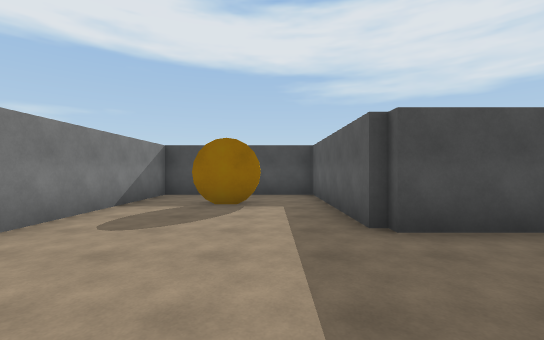
view 1 (above)

17 first-person views from a walk through a Unity game level. The camera is 1.5 m above the floor, looks level and sees 90° across. The floor is counted in squares, 2 m on a side. Each view is taken from the middle of a square. On the plan, view 1 faces up. The plan holds only what a view shows up to about 10 squares ahead; the rest is blank. The place goes on beyond the plan. The player character is not drawn. Some animated figures are not drawn.

view 2
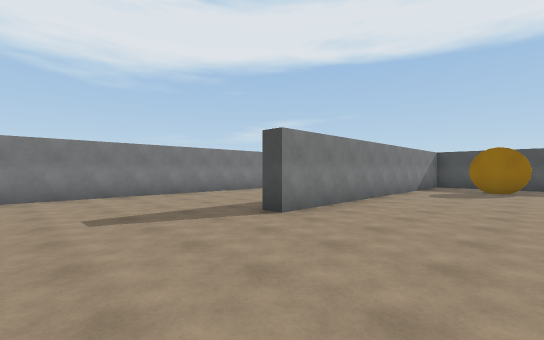

view 3
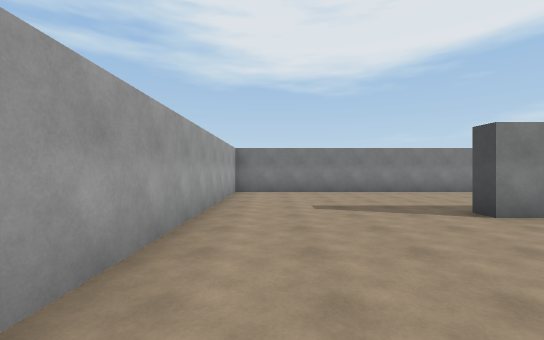

view 4
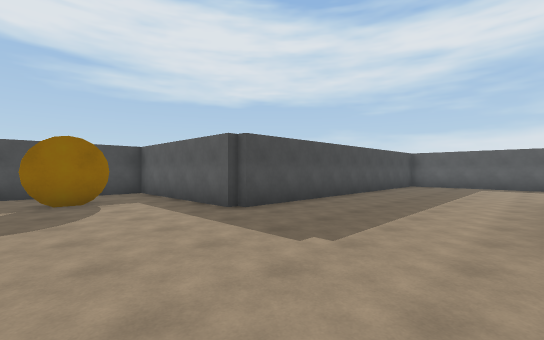

view 5
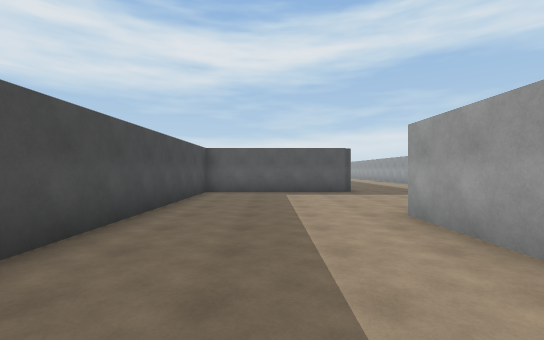

view 6
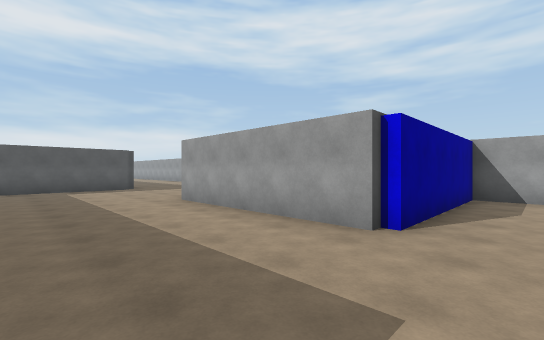

view 7
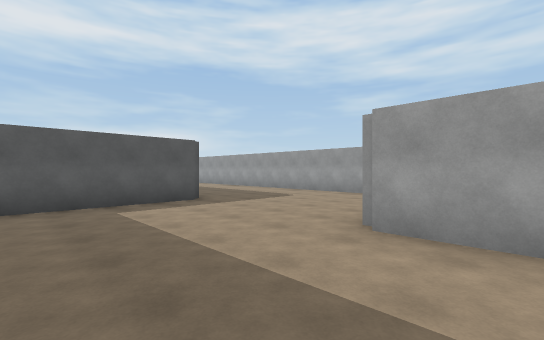

view 8
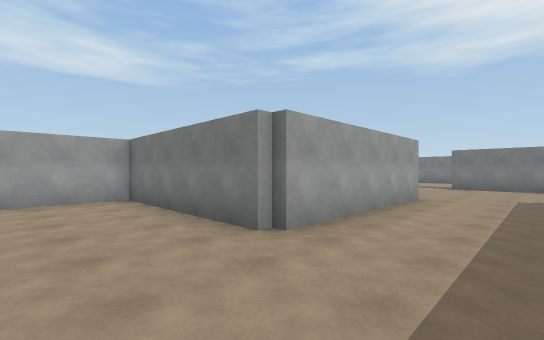

view 9
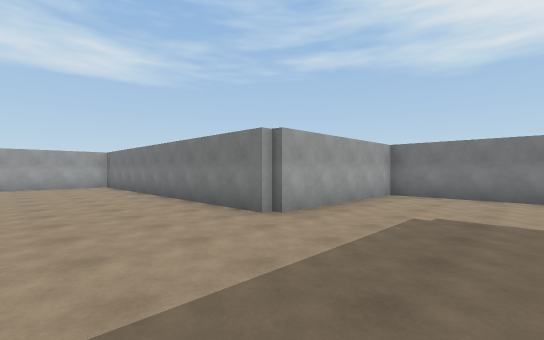

view 10
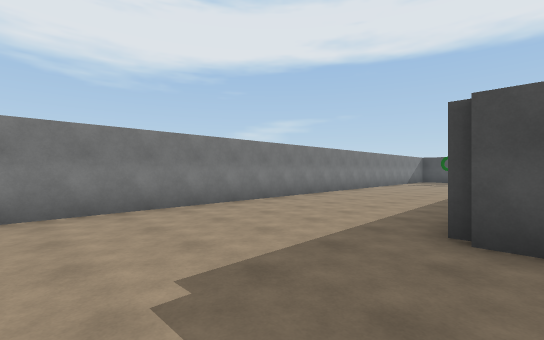

view 11
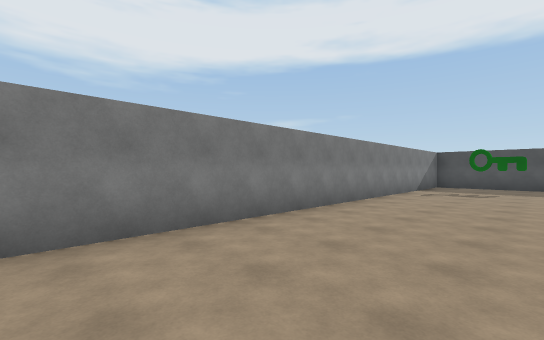

view 12
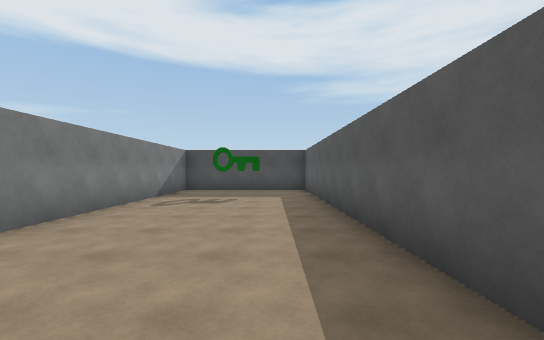

view 13
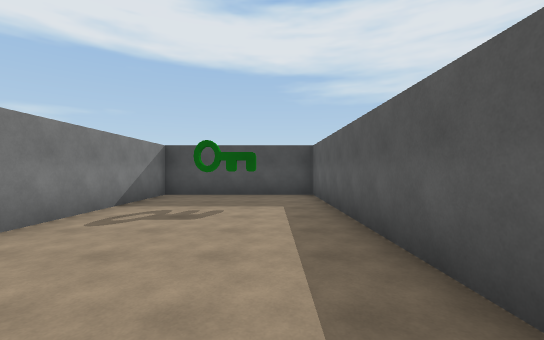

view 14
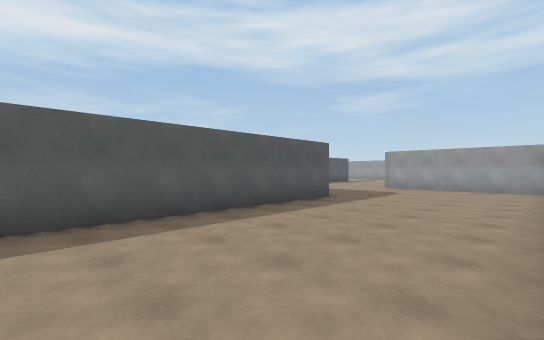

view 15
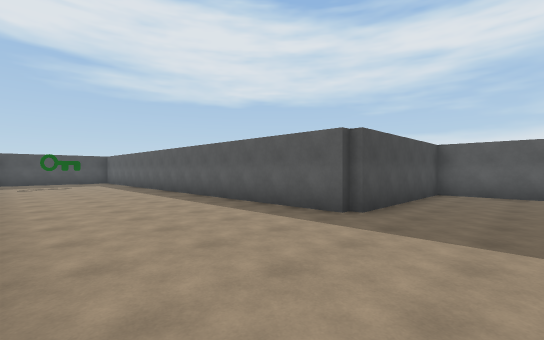

view 16
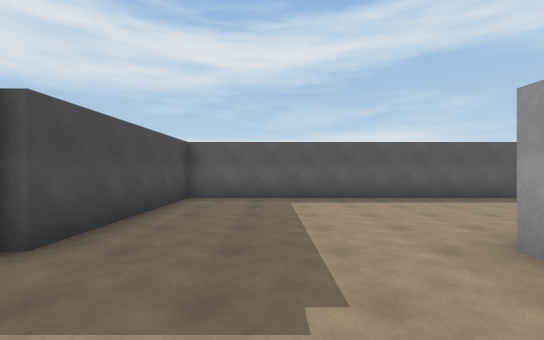

view 17
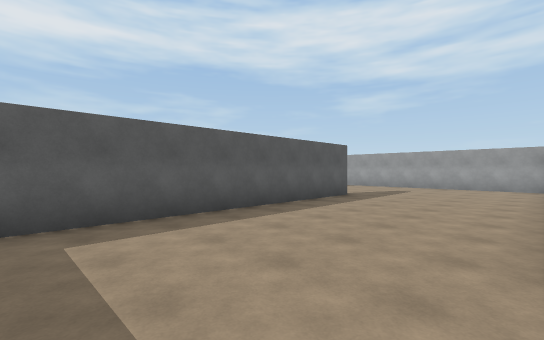

### Floor plan
Points are (right, up) in squares from view 1. A wall is a line through its corners. A room is listed if a view was taken in it or the views show most of it. See-through windows are left out.
Room 1 (views 1, 2, 3, 4, 5, 6, 7, 8, 9, 10, 11, 12, 13, 14, 15, 16, 17)
walls: (1.3, 3.5) (1.3, 8.2) (-3.2, 8.2) (-3.2, -1.5) (-3.8, -1.5) (-3.8, 8.2) (-8.5, 8.2); (-8.2, 3.5) (-8.2, -6.2) (1.3, -6.2) (1.3, -1.3) (6.7, -1.3) (6.7, -6.2) (10.9, -6.2); (-8.7, 8.5) (-8.7, 23.3) (-13.2, 23.3) (-13.2, 3.7) (-8.5, 3.7); (11.2, -1.6) (11.2, 3.2) (1.5, 3.2)
objects: other object (-1, 6)

Positions as (right, up) in squares from view 1, and headings:
1: (0, 0), facing up
2: (0, -5), facing up-left
3: (1, -5), facing left
4: (-2, -1), facing up-right
5: (2, 1), facing right
6: (0, 2), facing down-right
7: (5, 2), facing down-right
8: (9, 1), facing down-left
9: (-5, 7), facing down-left
10: (-8, 5), facing up-left
11: (-10, 10), facing up-left
12: (-10, 13), facing up
13: (-10, 15), facing up
14: (-13, 15), facing down-right
15: (-13, 6), facing up-right
16: (-11, 6), facing right
17: (-8, 6), facing down-right
